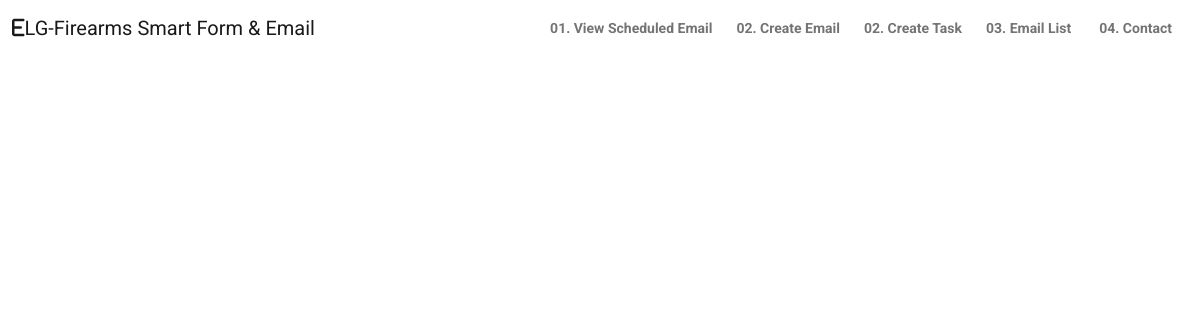
/master/view_emails, run on an earlier commit of the app's database.
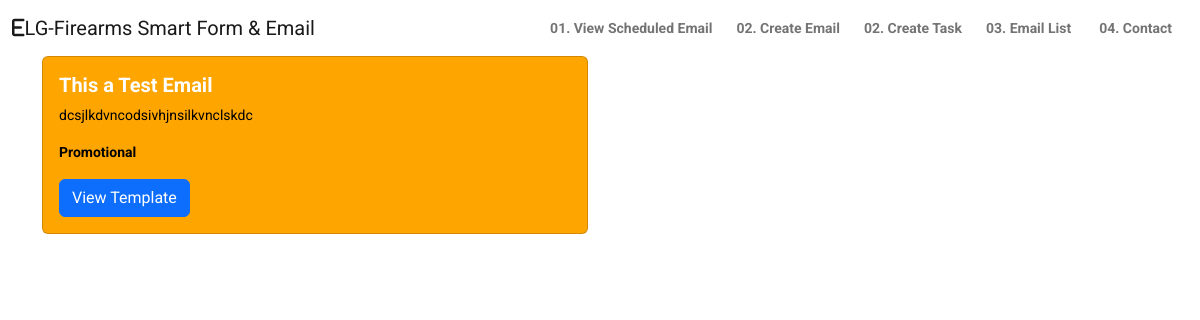
And on a later commit of the database.
### smart_emailApp/models.py (models this page shows, shortened)
class Emails(models.Model):
    email_type = (
        ('Promotional', 'Promotional'),
        ('Store News', 'Store News'),
        ('Seasonal Sales', 'Seasonal Sales'),
    )
    subject = models.CharField(max_length=100)
    body = models.TextField(max_length=1000)
    emailtype = models.CharField(max_length=50, choices=email_type, null=True, blank=True)
    product1_image = models.ImageField(upload_to="email_imageAttachment/", null=True, blank=True, default=None)
    product1_name = models.CharField(max_length=60, null=True, blank=True)
    product1_description = models.CharField(max_length=200, null=True, blank=True)
    product1_link = models.URLField(max_length=100, null=True, blank=True)
    product2_image = models.ImageField(upload_to="email_imageAttachment/", null=True, blank=True, default=None)
    product2_name = models.CharField(max_length=60, null=True, blank=True)
    product2_description = models.CharField(max_length=200, null=True, blank=True)
    product2_link = models.URLField(max_length=100, null=True, blank=True)
    product3_image = models.ImageField(upload_to="email_imageAttachment/", null=True, blank=True, default=None)
    product3_name = models.CharField(max_length=60, null=True, blank=True)
    product3_description = models.CharField(max_length=200, null=True, blank=True)
    product3_link = models.URLField(max_length=100, null=True, blank=True)
    product4_image = models.ImageField(upload_to="email_imageAttachment/", null=True, blank=True, default=None)
    product4_name = models.CharField(max_length=60, null=True, blank=True)
    product4_description = models.CharField(max_length=200, null=True, blank=True)
    product4_link = models.URLField(max_length=100, null=True, blank=True)
    created_at = models.DateTimeField(auto_now_add=True)

### smart_emailApp/views.py (the view)
# urls.py: path('view_emails', views.email_view, name='view_emails'),
def email_view(request):
    emails = Emails.objects.all()
    context = {
        "emails":emails,
        'f_name':"John",
        "l_name":"Smith"
    }
    return render(request, "smartemail/emails.html", context)

### templates/smartemail/emails.html
{% extends "nav.html" %}
{% load static %}
{% block navbar %}
    <div class="container">
        <div class="row">
            {%  for email in emails %}
                 <div class="col-md-6 mb-3">
                    <div class="card bg-orange">
                        <div class="card-body">
                            <h5 class="card-title text-white fw-bolder ">{{  email.subject }}</h5>
                            <p class="card-text text-black">{{ email.body}}</p>
                            <p class="card-text text-black fw-bolder">{{ email.emailtype}}</p>
                            <a href="{% url 'view_template' email.id %}" class="btn btn-primary">View Template</a>
                        </div>
                    </div>
                </div>
            {% endfor %}
        </div>
    </div>
{% endblock %}

What changed in the data, as far as the page shows it:
added Emails: subject "This a Test Email", body "dcsjlkdvncodsivhjnsilkvnclskdc", emailtype "Promotional"
